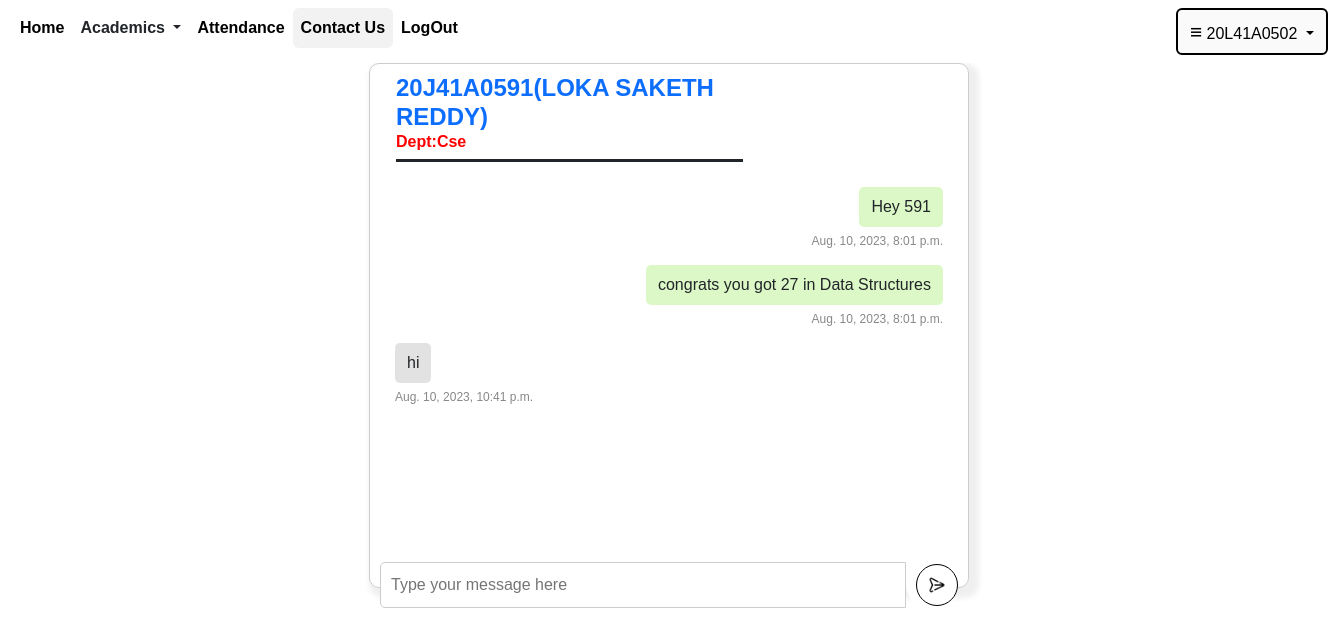
The page /message_sent/20J41A0591 (signed in) on the database its author committed.
### user/models.py (models this page shows, shortened)
class LoginDetails(models.Model):
    username=models.CharField(max_length=20,primary_key=True)
    password=models.CharField(max_length=20)
    name=models.CharField(max_length=100)
    usertype=models.CharField(max_length=30,default="usertype")
    dept=models.CharField(max_length=30,default="department")

class Message(models.Model):
    message_id=models.IntegerField()
    sender=models.CharField(max_length=120)
    receiver=models.CharField(max_length=120)
    message=models.CharField(max_length=1000,blank=False)
    timestamp=models.DateTimeField(default=timezone.now)

### user/views.py (the view, shortened to what this page needs)
# urls.py: path('message_sent/<str:pk>',views.message_sent),
def message_sent(request,pk):
    uname=request.session.get('uname')
    name=request.session.get('name')
    sender=LoginDetails.objects.get(username=uname)
    selctedname=LoginDetails.objects.get(username=pk).name
    selcteddept=LoginDetails.objects.get(username=pk).dept
    messagelist=Message.objects.filter((Q(sender=uname) & Q(receiver=pk)) | (Q(sender=pk) & Q(receiver=uname)))
    return render(request,'send_message.html',{'selected':pk,'selecteddept':selcteddept,'selectedname':selctedname,'uname':uname,'name':name,'messagelist':messagelist})

### user/templates/send_message.html (shortened to what this page needs)
{% extends 'base.html'%}
{% block content%}
<form action='/message_sent/{{selected}}' id="form"method='post'>
<div class="outer_box">
    <div class="h4 pb-2 mb-0 border-bottom border-3 mx-3 border-dark underline" style="color:#0d6efd;width:60%;">
    <b>{{selected}}({{selectedname}})</b> <br>
    <h6 class="mb-0"><b style="color:red;">Dept:{{selecteddept}}</b></h6>
  </div>
    <div class="chat-window" id="chat-wind">
        {% for msg in messagelist %}
            {% if msg.sender == uname%}
                <div class="message sent">
                    <span class="message-content">{{msg.message}}</span>
                    <div class="message-timestamp">{{msg.timestamp}}</div>
                </div>
            {% elif msg.sender == selected%}
                <div class="message received">
                    <span class="message-content">{{msg.message}}</span>
                    <div class="message-timestamp">{{msg.timestamp}}</div>
                </div>
            {%endif%}
        {%endfor%}
    </div>
    <div class="message-box">
        <input type="text" id="message-input" name="text" placeholder="Type your message here">
        <button class="btt"><div id="send-button" onclick="refreshChat()"><img src="../static/img/icons8-send-96.png"></div></button>
    </div>
</div>
  </form>
{%endblock%}

### rows shown on the page
LoginDetails: name "LOKA SAKETH REDDY", dept "Cse"
Message: message "Hey 591", timestamp "Aug. 10, 2023, 8:01 p.m."
Message: message "congrats you got 27 in Data Structures", timestamp "Aug. 10, 2023, 8:01 p.m."
Message: message "hi", timestamp "Aug. 10, 2023, 10:41 p.m."

### other values the page prints
{{ uname }} "20L41A0502"
{{ selected }} "20J41A0591"
